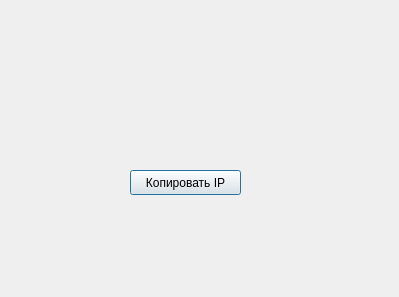
<?xml version="1.0" encoding="UTF-8"?>
<ui version="4.0">
 <class>secondWindow</class>
 <widget class="QDialog" name="secondWindow">
  <property name="geometry">
   <rect>
    <x>0</x>
    <y>0</y>
    <width>399</width>
    <height>297</height>
   </rect>
  </property>
  <property name="sizePolicy">
   <sizepolicy hsizetype="Fixed" vsizetype="Ignored">
    <horstretch>0</horstretch>
    <verstretch>0</verstretch>
   </sizepolicy>
  </property>
  <property name="minimumSize">
   <size>
    <width>399</width>
    <height>297</height>
   </size>
  </property>
  <property name="maximumSize">
   <size>
    <width>399</width>
    <height>297</height>
   </size>
  </property>
  <property name="windowTitle">
   <string>IPKitchen</string>
  </property>
  <property name="windowIcon">
   <iconset resource="icons.qrc">
    <normaloff>:/ico/ico/knifes.ico</normaloff>:/ico/ico/knifes.ico</iconset>
  </property>
  <widget class="QLabel" name="label">
   <property name="geometry">
    <rect>
     <x>60</x>
     <y>160</y>
     <width>261</width>
     <height>141</height>
    </rect>
   </property>
   <property name="text">
    <string/>
   </property>
   <property name="pixmap">
    <pixmap resource="icons.qrc">:/ico/ico/pot.ico</pixmap>
   </property>
  </widget>
  <widget class="QLabel" name="label_2">
   <property name="geometry">
    <rect>
     <x>60</x>
     <y>0</y>
     <width>251</width>
     <height>81</height>
    </rect>
   </property>
   <property name="text">
    <string/>
   </property>
   <property name="pixmap">
    <pixmap resource="icons.qrc">:/ico/ico/lable.ico</pixmap>
   </property>
  </widget>
  <widget class="QLabel" name="labelResult">
   <property name="geometry">
    <rect>
     <x>100</x>
     <y>80</y>
     <width>191</width>
     <height>61</height>
    </rect>
   </property>
   <property name="text">
    <string/>
   </property>
  </widget>
  <widget class="QPushButton" name="pushButton">
   <property name="geometry">
    <rect>
     <x>130</x>
     <y>170</y>
     <width>111</width>
     <height>25</height>
    </rect>
   </property>
   <property name="text">
    <string>Копировать IP</string>
   </property>
  </widget>
 </widget>
 <resources>
  <include location="icons.qrc"/>
 </resources>
 <connections/>
</ui>
